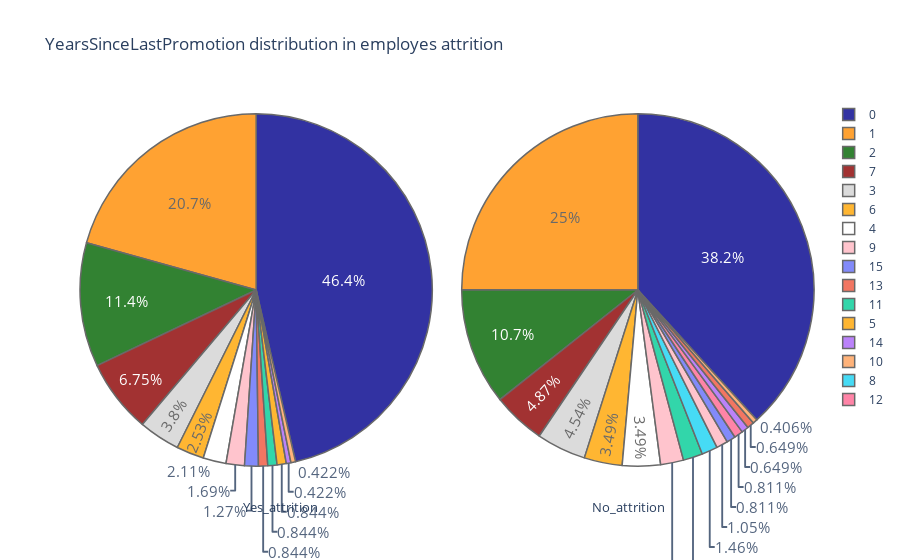

Notebook code cell kept with this figure:
### Code cell
plot("YearsSinceLastPromotion")

### Figure 1 — Plotly figure (JSON) as saved in the notebook; plotly's stock layout.template omitted (floating-point values rounded to 4 significant figures)
{"data": [{"domain": {"x": [0, 0.48]}, "hoverinfo": "label+percent+name", "labels": [0, 1, 2, 7, 3, 6, 4, 9, 15, 13, 11, 5, 14, 10], "marker": {"colors": ["darkblue", "darkorange", "darkgreen", "darkred", "lightgrey", "orange", "white", "lightpink"], "line": {"width": 1.5}}, "name": "attrition employes", "opacity": 0.8, "textfont": {"size": 15}, "type": "pie", "values": [110, 49, 27, 16, 9, 6, 5, 4, 3, 2, 2, 2, 1, 1]}, {"domain": {"x": [0.52, 1]}, "hoverinfo": "label+percent+name", "labels": [0, 1, 2, 7, 4, 5, 3, 6, 11, 8, 9, 15, 12, 14, 13, 10], "marker": {"colors": ["darkblue", "darkorange", "darkgreen", "darkred", "lightgrey", "orange", "white", "lightpink"], "line": {"width": 1.5}}, "name": "Non attrition employes", "opacity": 0.8, "textfont": {"size": 15}, "type": "pie", "values": [471, 308, 132, 60, 56, 43, 43, 26, 22, 18, 13, 10, 10, 8, 8, 5]}], "layout": {"annotations": [{"font": {"size": 13}, "showarrow": false, "text": "Yes_attrition", "x": 0.22, "y": -0.1}, {"font": {"size": 13}, "showarrow": false, "text": "No_attrition", "x": 0.8, "y": -0.1}], "title": {"text": "YearsSinceLastPromotion distribution in employes attrition "}}}
